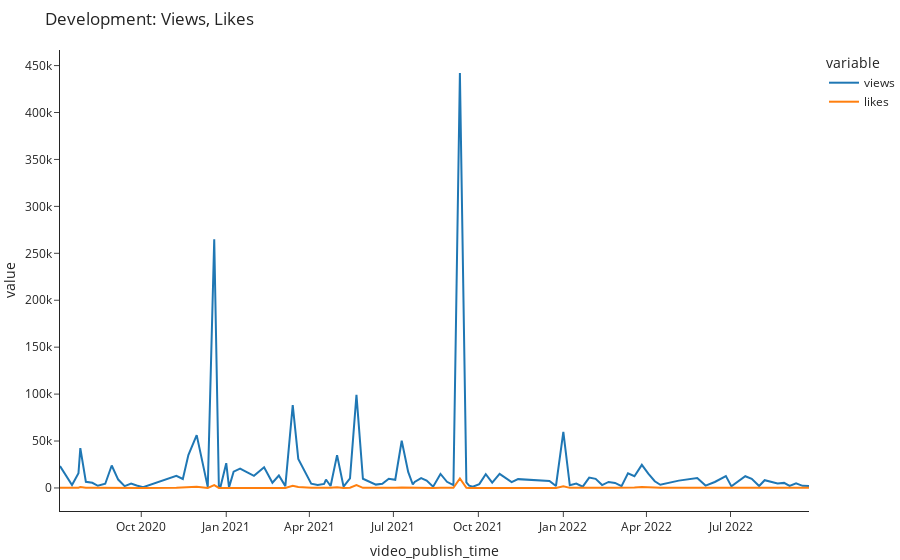

Here is the notebook cell this chart was saved with:
### Code cell
def plot_timeseries(df, columns):
    df = df.set_index("video_publish_time").sort_index() # set the index with the value in the columns video_publish_time and sorted it 
    fig = px.line(
        df,
        x=df.index,
        y=columns,
        template="simple_white",
        hover_name="video_title",
        title=f"Development: {', '.join(columns).title()}",
    ) # create a fig using using plotly express with the following arguments(dataframe, axis x, axis y, template hover_name, and the title that will apper )
    fig.update_layout(hovermode="x unified", margin=dict(l=0, r=0, t=50, b=5)) #  hovermode="x unified" is when hovering over data points on the plot, the hover labels will be shown for all traces at the same x-coordinate. This is useful for comparing values across multiple traces.
    return fig

fig = plot_timeseries(df=df, columns=["views", "likes", "comments_added"])
fig.show()

### Figure 1 — Plotly figure (JSON) as saved in the notebook; plotly's stock layout.template omitted (floating-point values rounded to 4 significant figures)
{"data": [{"hovertemplate": "<b>%{hovertext}</b><br><br>variable=views<br>video_publish_time=%{x}<br>value=%{y}<extra></extra>", "hovertext": ["📈 How To Get Stock Data In Excel By Using VBA | Step-by-Step Tutorial", "💻 How To Create A GUI In Python Using Tkinter To Display COVID19 Stats | Step-by-Step Tutorial", "How To Create An Interactive Gantt Diagram In Python Using Plotly & Excel | Step-by-Step Tutorial", "How To Execute A Python Script From Excel Using VBA | Step-by-Step Tutorial [EASY]", "How To Create A Treemap & Sunburst Chart In Python Using Plotly & Excel | Tutorial [EASY] 💻", "How To Create An Animated Bar Chart (Bar Race) In Python Using Plotly & Excel | Tutorial [EASY] 💻", "How To Create A Waterfall Chart In Python Using Plotly & Excel | Tutorial [EASY] 💻", "How To Create A Pie Chart In Python Using Plotly & Excel | Tutorial [EASY] 💻", "How To Create A Word Cloud In Python | Tutorial [EASY] 💻", "How to Get Stock Data & Export It To Excel Using Python | Tutorial [EASY] 💻", "How To Create A GUI Program In Python Using Tkinter (EASY) 💻 | Fun Fact Generator", "📈 How To Create A Candlestick Chart In Python Using Plotly | Tutorial [EASY]", "How To Create A Bar Race Animation Using Excel And Python | Tutorial [EASY] 💻", "Excel Template To Create Interactive Waterfall Charts | Combines VBA + Python 💻", "Send WhatsApp Messages From Excel With VBA Using Twilio | Step-by-Step Tutorial 💬", "Turn Your Excel Worksheet Into An Exploratory Data Analysis Report In Just 3 Lines Of Python Code 🔥", "How To Send SMS Messages From Excel With VBA | Step-by-Step Tutorial 💬", "How To Automate Excel Using Python | Combine Files & Create Charts 🤓", "Create Hand Drawn Charts In Excel Using Python (Fast & Easy) | Cutecharts Tutorial 📊", "How To Send WhatsApp Messages From Excel Using VBA (Free & Easy) 📲", "How To Create An Interactive Population Pyramid in Python Using Plotly (Fast & Easy)", "Create Gauge & Bullet Charts In 3 Seconds Using Excel and Python 🐍 | Free Excel Template", "Send Daily Push Notifications to Your Phone Using Python | Build A New Year's Resolution BOT (fast)", "Quick Tip: Excel VBA Debugging", "Install Miniconda (Python) with Jupyter Notebook and Setting Up Virtual Environments on Windows 10", "How to Export WhatsApp Chat History to Excel using Python 📲 (fast & easy) | Android and iOS", "Solve Real-World Data Science Tasks in Python | Data Analysis with Pandas & Plotly (Full Tutorial)", "How to Run Python in an Open Excel Workbook (EASY) | Combine Excel & Python | xlwings Tutorial", "Read Messy & Poorly Structured Excel Files Using Pandas (Python)", "Replace Excel Vlookup in Python Using Pandas (fast & easy) | Pandas Merge Tutorial", "Pull Stock Data & Export It To Excel Using Python #shorts", "Turn Your Excel File Into A Web App With Python (fast & easy) | Streamlit Tutorial", "Deploy Your Streamlit Web App on Heroku For Free (fast & easy)", "Build a Dividend & Portfolio Tracker in Excel by using Python [Free Template]", "Build a Weather App in Excel by using Python", "How to Merge Multiple PDF Files in Excel Using Python (fast & easy)", "What is this channel all about...", "How To Create Pandas Dataframe From Clipboard #Shorts", "Automating Word Documents from Excel Using Python | ‘docxtpl’ Tutorial", "Create A Liquid (Water Polo) Chart From Excel Data in Python | ‘PyeCharts’ Tutorials", "Split Excel Data into Multiple Files by Column Values using Python (fast & easy)", "How to Create an Excel Data Entry Form in 10 Minutes Using Python (No VBA) | Easy & Simple", "How To Send Bulk SMS From Excel With TWILIO + VBA [Free Template]", "Python: Split Each Excel Sheet Into Separate Files (fast & easy)", "Excel SUMIFS, COUNTIFS & AVERAGEIFS in PYTHON (Pandas Library)", "How to Send Push Notifications to Your Phone Using Excel & VBA", "Build a Web App to Group & Plot Excel Files in Python with Streamlit", "Python: Combine All Excel Files in a Folder into One Workbook", "Send BULK SMS From Your OWN Number Using EXCEL [Free Template]", "Python: Copy Data From Multiple Files to Master File | Read/Write Closed Excel Files Using Openpyxl", "How To Remove “Made with Streamlit”, Hamburger Icon Menu & Streamlit Header", "Send Bulk Emails From Your Gmail Account Using Excel VBA (with Attachments) | FREE TEMPLATE 😎", "Combine Excel & Python | Execute a Python Script from Excel using xlwings | Works on Windows & macOS", "FREE Excel Add-in to Boost Your Productivity", "Python: Group Excel Sheets & Save Them As Separate Workbooks", "How To Execute An Excel VBA Macro From Python", "Integrate Lottie Animations Inside Your Streamlit App!", "Create A Pandas Dataframe Right Inside Excel", "Turn An Excel Sheet Into An Interactive Dashboard Using Python (Streamlit)", "How To Add A Contact Form To Your Streamlit App", "How To Save Cookies & Login Data In Selenium VBA (Chrome Webdriver)", "Automate Tinder with EXCEL | Step-By-Step Tutorial", "4 Pandas Functions That I Wish I Knew Earlier", "Automate Excel Reporting Using Python (Real-Life-Example) | Pandas, Plotly, Xlwings Tutorial", "How to use the Pathlib Module in Python | QuickStart Guide for Beginners", "How To Easily Insert Python Charts Into Excel", "Create and Distribute Excel Files using Python and Outlook | Automate Excel with Python", "Python: How to Loop Through Folders and Subfolders", "Is PYTHON or VBA better? Which language should you learn? 🤔", "Add a snowflake animation to your streamlit web app (quick & easy)", "Build a Website in only 12 minutes using Python & Streamlit", "How to Split Each Excel Sheet Into a Separate File Using Python", "Find & Replace Values in Multiple Excel Files using Python (fast & easy)", "Save Excel Values From Each Worksheet In A Separate File", "Export Pandas DataFrames to new & existing Excel workbook", "Create a Data Entry Form for MS Word in 10 Minutes using Python | PySimpleGUI & docxtpl Tutorial", "How to Merge Excel Files with Different Headers in Python", "Generate MS Word documents in bulk based on an Excel list using Python", "Supercharge Excel With Python 🚀", "Weighted Average Calculation in Pandas", "The EASIEST way to insert a NAVIGATION into your Streamlit app", "Download All Messages & Attachments From Outlook Using Python", "Turn Your Excel Data Into An Interactive Dashboard Using Python | Pyecharts Tutorial", "Compare Two Excel Sheets with Different Number of Rows and Find Differences using Python", "Make a GUI with just ONE LINE of code using Python", "Merge multiple PDF files based on their name using Python (Real-World Example)", "Turn Your Excel Sheet Into An Interactive Application Using Python (Full Project)", "How to Add a User Authentication Service (Login Form) in Streamlit", "Execute a Python Script from Excel using the MyToolBelt add-in", "How to Add a User Authentication Service (Login Form) in Streamlit + Database", "Build A Streamlit Web App From Scratch (incl. NoSQL Database + interactive Sankey chart) 🚀", "How to Lock Cells in Excel using Python 🔒 (by Cell Color, Font Style, Formula or Cell Value)", "Create an advanced GUI app with PySimpleGUI (Full Tutorial)", "How to create a Streamlit Multi-Page Web App", "Export a Pandas Dataframe to Excel with Document Properties", "Run SQL queries in EXCEL (just like a normal Excel formula 🤯)", "Automate Emails Using Python! Build An Automatic Payment Reminder & Schedule Your Scripts Online", "Build A Digital Resume Using Python & Streamlit", "Convert the content from multiple TXT or CSV files into Excel using Python (Real-World Example)", "5 Little Known Pandas Features 🤓", "Deploy Your Streamlit App To Render (Free Heroku Alternative)", "The EASIEST way to load multiple EXCEL sheets in PANDAS"], "legendgroup": "views", "line": {"color": "#1F77B4", "dash": "solid"}, "marker": {"symbol": "circle"}, "mode": "lines", "name": "views", "orientation": "v", "showlegend": true, "type": "scatter", "x": ["2020-07-05T00:00:00", "2020-07-18T00:00:00", "2020-07-25T00:00:00", "2020-07-27T00:00:00", "2020-08-02T00:00:00", "2020-08-09T00:00:00", "2020-08-15T00:00:00", "2020-08-23T00:00:00", "2020-08-30T00:00:00", "2020-09-06T00:00:00", "2020-09-13T00:00:00", "2020-09-20T00:00:00", "2020-09-26T00:00:00", "2020-10-03T00:00:00", "2020-11-08T00:00:00", "2020-11-15T00:00:00", "2020-11-21T00:00:00", "2020-11-30T00:00:00", "2020-12-12T00:00:00", "2020-12-19T00:00:00", "2020-12-24T00:00:00", "2020-12-26T00:00:00", "2021-01-01T00:00:00", "2021-01-04T00:00:00", "2021-01-09T00:00:00", "2021-01-16T00:00:00", "2021-01-31T00:00:00", "2021-02-11T00:00:00", "2021-02-20T00:00:00", "2021-02-27T00:00:00", "2021-03-06T00:00:00", "2021-03-14T00:00:00", "2021-03-20T00:00:00", "2021-04-03T00:00:00", "2021-04-10T00:00:00", "2021-04-17T00:00:00", "2021-04-19T00:00:00", "2021-04-24T00:00:00", "2021-05-01T00:00:00", "2021-05-08T00:00:00", "2021-05-15T00:00:00", "2021-05-22T00:00:00", "2021-05-29T00:00:00", "2021-06-05T00:00:00", "2021-06-12T00:00:00", "2021-06-19T00:00:00", "2021-06-26T00:00:00", "2021-07-03T00:00:00", "2021-07-10T00:00:00", "2021-07-17T00:00:00", "2021-07-22T00:00:00", "2021-07-24T00:00:00", "2021-07-31T00:00:00", "2021-08-06T00:00:00", "2021-08-13T00:00:00", "2021-08-21T00:00:00", "2021-08-28T00:00:00", "2021-09-04T00:00:00", "2021-09-11T00:00:00", "2021-09-18T00:00:00", "2021-09-21T00:00:00", "2021-09-25T00:00:00", "2021-10-02T00:00:00", "2021-10-09T00:00:00", "2021-10-16T00:00:00", "2021-10-24T00:00:00", "2021-11-06T00:00:00", "2021-11-13T00:00:00", "2021-12-17T00:00:00", "2021-12-24T00:00:00", "2022-01-01T00:00:00", "2022-01-08T00:00:00", "2022-01-15T00:00:00", "2022-01-22T00:00:00", "2022-01-29T00:00:00", "2022-02-05T00:00:00", "2022-02-12T00:00:00", "2022-02-19T00:00:00", "2022-02-26T00:00:00", "2022-03-05T00:00:00", "2022-03-12T00:00:00", "2022-03-19T00:00:00", "2022-03-27T00:00:00", "2022-04-03T00:00:00", "2022-04-10T00:00:00", "2022-04-16T00:00:00", "2022-05-06T00:00:00", "2022-05-26T00:00:00", "2022-06-04T00:00:00", "2022-06-14T00:00:00", "2022-06-26T00:00:00", "2022-07-02T00:00:00", "2022-07-17T00:00:00", "2022-07-24T00:00:00", "2022-08-01T00:00:00", "2022-08-07T00:00:00", "2022-08-21T00:00:00", "2022-08-28T00:00:00", "2022-09-03T00:00:00", "2022-09-10T00:00:00", "2022-09-17T00:00:00", "2022-09-24T00:00:00"], "xaxis": "x", "y": [23304, 3058, 15731, 42471, 6604, 5534, 2307, 4465, 23941, 8966, 1994, 4666, 2610, 806, 13026, 9606, 35044, 56273, 904, 265002, 2121, 2159, 26379, 621, 17415, 20518, 12911, 22070, 5555, 13245, 1961, 88223, 30941, 4550, 3197, 4257, 8974, 2137, 34943, 1538, 10331, 99259, 9781, 6659, 3584, 4498, 9875, 8719, 50270, 17039, 3708, 6397, 10585, 7972, 1322, 14967, 6600, 3001, 442044, 5976, 2436, 1343, 4129, 14713, 5783, 15027, 6170, 9416, 7523, 2087, 59870, 2866, 4685, 1360, 11057, 9668, 3068, 6382, 5343, 1957, 15711, 12532, 24612, 15348, 7158, 3432, 7829, 10576, 2554, 6365, 12591, 1688, 12537, 9704, 2111, 8268, 4800, 5400, 2143, 4979, 2238, 2221], "yaxis": "y"}, {"hovertemplate": "<b>%{hovertext}</b><br><br>variable=likes<br>video_publish_time=%{x}<br>value=%{y}<extra></extra>", "hovertext": ["📈 How To Get Stock Data In Excel By Using VBA | Step-by-Step Tutorial", "💻 How To Create A GUI In Python Using Tkinter To Display COVID19 Stats | Step-by-Step Tutorial", "How To Create An Interactive Gantt Diagram In Python Using Plotly & Excel | Step-by-Step Tutorial", "How To Execute A Python Script From Excel Using VBA | Step-by-Step Tutorial [EASY]", "How To Create A Treemap & Sunburst Chart In Python Using Plotly & Excel | Tutorial [EASY] 💻", "How To Create An Animated Bar Chart (Bar Race) In Python Using Plotly & Excel | Tutorial [EASY] 💻", "How To Create A Waterfall Chart In Python Using Plotly & Excel | Tutorial [EASY] 💻", "How To Create A Pie Chart In Python Using Plotly & Excel | Tutorial [EASY] 💻", "How To Create A Word Cloud In Python | Tutorial [EASY] 💻", "How to Get Stock Data & Export It To Excel Using Python | Tutorial [EASY] 💻", "How To Create A GUI Program In Python Using Tkinter (EASY) 💻 | Fun Fact Generator", "📈 How To Create A Candlestick Chart In Python Using Plotly | Tutorial [EASY]", "How To Create A Bar Race Animation Using Excel And Python | Tutorial [EASY] 💻", "Excel Template To Create Interactive Waterfall Charts | Combines VBA + Python 💻", "Send WhatsApp Messages From Excel With VBA Using Twilio | Step-by-Step Tutorial 💬", "Turn Your Excel Worksheet Into An Exploratory Data Analysis Report In Just 3 Lines Of Python Code 🔥", "How To Send SMS Messages From Excel With VBA | Step-by-Step Tutorial 💬", "How To Automate Excel Using Python | Combine Files & Create Charts 🤓", "Create Hand Drawn Charts In Excel Using Python (Fast & Easy) | Cutecharts Tutorial 📊", "How To Send WhatsApp Messages From Excel Using VBA (Free & Easy) 📲", "How To Create An Interactive Population Pyramid in Python Using Plotly (Fast & Easy)", "Create Gauge & Bullet Charts In 3 Seconds Using Excel and Python 🐍 | Free Excel Template", "Send Daily Push Notifications to Your Phone Using Python | Build A New Year's Resolution BOT (fast)", "Quick Tip: Excel VBA Debugging", "Install Miniconda (Python) with Jupyter Notebook and Setting Up Virtual Environments on Windows 10", "How to Export WhatsApp Chat History to Excel using Python 📲 (fast & easy) | Android and iOS", "Solve Real-World Data Science Tasks in Python | Data Analysis with Pandas & Plotly (Full Tutorial)", "How to Run Python in an Open Excel Workbook (EASY) | Combine Excel & Python | xlwings Tutorial", "Read Messy & Poorly Structured Excel Files Using Pandas (Python)", "Replace Excel Vlookup in Python Using Pandas (fast & easy) | Pandas Merge Tutorial", "Pull Stock Data & Export It To Excel Using Python #shorts", "Turn Your Excel File Into A Web App With Python (fast & easy) | Streamlit Tutorial", "Deploy Your Streamlit Web App on Heroku For Free (fast & easy)", "Build a Dividend & Portfolio Tracker in Excel by using Python [Free Template]", "Build a Weather App in Excel by using Python", "How to Merge Multiple PDF Files in Excel Using Python (fast & easy)", "What is this channel all about...", "How To Create Pandas Dataframe From Clipboard #Shorts", "Automating Word Documents from Excel Using Python | ‘docxtpl’ Tutorial", "Create A Liquid (Water Polo) Chart From Excel Data in Python | ‘PyeCharts’ Tutorials", "Split Excel Data into Multiple Files by Column Values using Python (fast & easy)", "How to Create an Excel Data Entry Form in 10 Minutes Using Python (No VBA) | Easy & Simple", "How To Send Bulk SMS From Excel With TWILIO + VBA [Free Template]", "Python: Split Each Excel Sheet Into Separate Files (fast & easy)", "Excel SUMIFS, COUNTIFS & AVERAGEIFS in PYTHON (Pandas Library)", "How to Send Push Notifications to Your Phone Using Excel & VBA", "Build a Web App to Group & Plot Excel Files in Python with Streamlit", "Python: Combine All Excel Files in a Folder into One Workbook", "Send BULK SMS From Your OWN Number Using EXCEL [Free Template]", "Python: Copy Data From Multiple Files to Master File | Read/Write Closed Excel Files Using Openpyxl", "How To Remove “Made with Streamlit”, Hamburger Icon Menu & Streamlit Header", "Send Bulk Emails From Your Gmail Account Using Excel VBA (with Attachments) | FREE TEMPLATE 😎", "Combine Excel & Python | Execute a Python Script from Excel using xlwings | Works on Windows & macOS", "FREE Excel Add-in to Boost Your Productivity", "Python: Group Excel Sheets & Save Them As Separate Workbooks", "How To Execute An Excel VBA Macro From Python", "Integrate Lottie Animations Inside Your Streamlit App!", "Create A Pandas Dataframe Right Inside Excel", "Turn An Excel Sheet Into An Interactive Dashboard Using Python (Streamlit)", "How To Add A Contact Form To Your Streamlit App", "How To Save Cookies & Login Data In Selenium VBA (Chrome Webdriver)", "Automate Tinder with EXCEL | Step-By-Step Tutorial", "4 Pandas Functions That I Wish I Knew Earlier", "Automate Excel Reporting Using Python (Real-Life-Example) | Pandas, Plotly, Xlwings Tutorial", "How to use the Pathlib Module in Python | QuickStart Guide for Beginners", "How To Easily Insert Python Charts Into Excel", "Create and Distribute Excel Files using Python and Outlook | Automate Excel with Python", "Python: How to Loop Through Folders and Subfolders", "Is PYTHON or VBA better? Which language should you learn? 🤔", "Add a snowflake animation to your streamlit web app (quick & easy)", "Build a Website in only 12 minutes using Python & Streamlit", "How to Split Each Excel Sheet Into a Separate File Using Python", "Find & Replace Values in Multiple Excel Files using Python (fast & easy)", "Save Excel Values From Each Worksheet In A Separate File", "Export Pandas DataFrames to new & existing Excel workbook", "Create a Data Entry Form for MS Word in 10 Minutes using Python | PySimpleGUI & docxtpl Tutorial", "How to Merge Excel Files with Different Headers in Python", "Generate MS Word documents in bulk based on an Excel list using Python", "Supercharge Excel With Python 🚀", "Weighted Average Calculation in Pandas", "The EASIEST way to insert a NAVIGATION into your Streamlit app", "Download All Messages & Attachments From Outlook Using Python", "Turn Your Excel Data Into An Interactive Dashboard Using Python | Pyecharts Tutorial", "Compare Two Excel Sheets with Different Number of Rows and Find Differences using Python", "Make a GUI with just ONE LINE of code using Python", "Merge multiple PDF files based on their name using Python (Real-World Example)", "Turn Your Excel Sheet Into An Interactive Application Using Python (Full Project)", "How to Add a User Authentication Service (Login Form) in Streamlit", "Execute a Python Script from Excel using the MyToolBelt add-in", "How to Add a User Authentication Service (Login Form) in Streamlit + Database", "Build A Streamlit Web App From Scratch (incl. NoSQL Database + interactive Sankey chart) 🚀", "How to Lock Cells in Excel using Python 🔒 (by Cell Color, Font Style, Formula or Cell Value)", "Create an advanced GUI app with PySimpleGUI (Full Tutorial)", "How to create a Streamlit Multi-Page Web App", "Export a Pandas Dataframe to Excel with Document Properties", "Run SQL queries in EXCEL (just like a normal Excel formula 🤯)", "Automate Emails Using Python! Build An Automatic Payment Reminder & Schedule Your Scripts Online", "Build A Digital Resume Using Python & Streamlit", "Convert the content from multiple TXT or CSV files into Excel using Python (Real-World Example)", "5 Little Known Pandas Features 🤓", "Deploy Your Streamlit App To Render (Free Heroku Alternative)", "The EASIEST way to load multiple EXCEL sheets in PANDAS"], "legendgroup": "likes", "line": {"color": "#FF7F0E", "dash": "solid"}, "marker": {"symbol": "circle"}, "mode": "lines", "name": "likes", "orientation": "v", "showlegend": true, "type": "scatter", "x": ["2020-07-05T00:00:00", "2020-07-18T00:00:00", "2020-07-25T00:00:00", "2020-07-27T00:00:00", "2020-08-02T00:00:00", "2020-08-09T00:00:00", "2020-08-15T00:00:00", "2020-08-23T00:00:00", "2020-08-30T00:00:00", "2020-09-06T00:00:00", "2020-09-13T00:00:00", "2020-09-20T00:00:00", "2020-09-26T00:00:00", "2020-10-03T00:00:00", "2020-11-08T00:00:00", "2020-11-15T00:00:00", "2020-11-21T00:00:00", "2020-11-30T00:00:00", "2020-12-12T00:00:00", "2020-12-19T00:00:00", "2020-12-24T00:00:00", "2020-12-26T00:00:00", "2021-01-01T00:00:00", "2021-01-04T00:00:00", "2021-01-09T00:00:00", "2021-01-16T00:00:00", "2021-01-31T00:00:00", "2021-02-11T00:00:00", "2021-02-20T00:00:00", "2021-02-27T00:00:00", "2021-03-06T00:00:00", "2021-03-14T00:00:00", "2021-03-20T00:00:00", "2021-04-03T00:00:00", "2021-04-10T00:00:00", "2021-04-17T00:00:00", "2021-04-19T00:00:00", "2021-04-24T00:00:00", "2021-05-01T00:00:00", "2021-05-08T00:00:00", "2021-05-15T00:00:00", "2021-05-22T00:00:00", "2021-05-29T00:00:00", "2021-06-05T00:00:00", "2021-06-12T00:00:00", "2021-06-19T00:00:00", "2021-06-26T00:00:00", "2021-07-03T00:00:00", "2021-07-10T00:00:00", "2021-07-17T00:00:00", "2021-07-22T00:00:00", "2021-07-24T00:00:00", "2021-07-31T00:00:00", "2021-08-06T00:00:00", "2021-08-13T00:00:00", "2021-08-21T00:00:00", "2021-08-28T00:00:00", "2021-09-04T00:00:00", "2021-09-11T00:00:00", "2021-09-18T00:00:00", "2021-09-21T00:00:00", "2021-09-25T00:00:00", "2021-10-02T00:00:00", "2021-10-09T00:00:00", "2021-10-16T00:00:00", "2021-10-24T00:00:00", "2021-11-06T00:00:00", "2021-11-13T00:00:00", "2021-12-17T00:00:00", "2021-12-24T00:00:00", "2022-01-01T00:00:00", "2022-01-08T00:00:00", "2022-01-15T00:00:00", "2022-01-22T00:00:00", "2022-01-29T00:00:00", "2022-02-05T00:00:00", "2022-02-12T00:00:00", "2022-02-19T00:00:00", "2022-02-26T00:00:00", "2022-03-05T00:00:00", "2022-03-12T00:00:00", "2022-03-19T00:00:00", "2022-03-27T00:00:00", "2022-04-03T00:00:00", "2022-04-10T00:00:00", "2022-04-16T00:00:00", "2022-05-06T00:00:00", "2022-05-26T00:00:00", "2022-06-04T00:00:00", "2022-06-14T00:00:00", "2022-06-26T00:00:00", "2022-07-02T00:00:00", "2022-07-17T00:00:00", "2022-07-24T00:00:00", "2022-08-01T00:00:00", "2022-08-07T00:00:00", "2022-08-21T00:00:00", "2022-08-28T00:00:00", "2022-09-03T00:00:00", "2022-09-10T00:00:00", "2022-09-17T00:00:00", "2022-09-24T00:00:00"], "xaxis": "x", "y": [304, 42, 258, 883, 147, 119, 62, 58, 377, 158, 46, 92, 74, 25, 119, 301, 362, 1377, 48, 3057, 55, 49, 512, 14, 317, 271, 414, 393, 196, 345, 89, 2398, 966, 140, 87, 103, 47, 139, 745, 70, 237, 3112, 164, 86, 105, 109, 321, 171, 537, 373, 115, 135, 210, 294, 38, 261, 239, 124, 10175, 128, 46, 45, 360, 414, 256, 438, 270, 308, 271, 58, 1897, 102, 178, 50, 231, 421, 125, 238, 218, 93, 538, 364, 896, 385, 311, 154, 315, 392, 105, 203, 468, 56, 424, 246, 96, 338, 235, 280, 95, 293, 142, 134], "yaxis": "y"}], "layout": {"hovermode": "x unified", "legend": {"title": {"text": "variable"}, "tracegroupgap": 0}, "margin": {"b": 5, "l": 0, "r": 0, "t": 50}, "title": {"text": "Development: Views, Likes"}, "xaxis": {"anchor": "y", "domain": [0, 1], "title": {"text": "video_publish_time"}}, "yaxis": {"anchor": "x", "domain": [0, 1], "title": {"text": "value"}}}}
